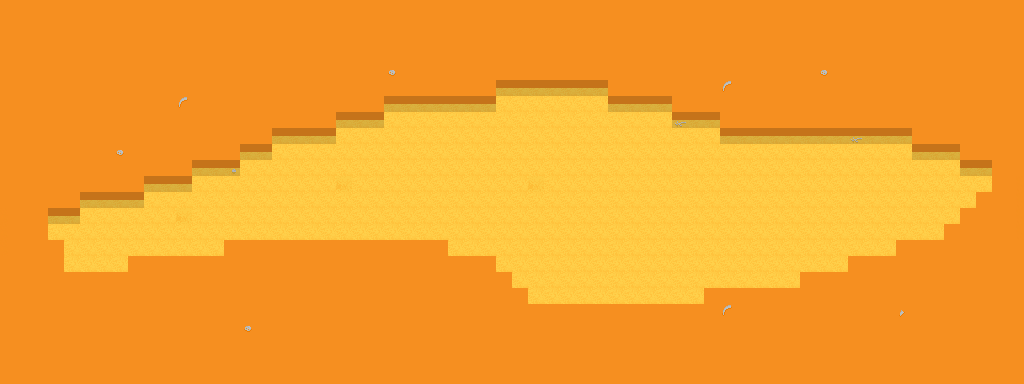

This game map was drawn from its Tiled (.tmx) file and the tilesets committed beside it. A one-line description and the trimmed map source follow:
An orthogonal 64x24 tile map with 16x16 px tiles, 5 tile layers (ground, walls, decors, doors, ...) and 6 objects.

<map version="1.0" tiledversion="1.1.6" orientation="orthogonal" renderorder="right-down" width="64" height="24" tilewidth="16" tileheight="16" infinite="0" backgroundcolor="#f68f20" nextobjectid="7">
 <properties>
  <property name="entities_render_layer" type="int" value="5" />
 </properties>
 <tileset firstgid="1" source="desert.tsx" />
 <layer name="ground" width="64" height="24">
  <properties>
   <property name="render_layer" type="int" value="0" />
  </properties>
  <data>[1536 cells, 1536 non-empty, 2 distinct tile ids]</data>
 </layer>
 <layer name="walls" width="64" height="24">
  <properties>
   <property name="render_layer" type="int" value="1" />
  </properties>
  <data>[1536 cells, 1074 non-empty, 2 distinct tile ids]</data>
 </layer>
 <layer name="decors" width="64" height="24">
  <properties>
   <property name="render_layer" type="int" value="2" />
  </properties>
  <data>[1536 cells, 11 non-empty, 5 distinct tile ids]</data>
 </layer>
 <layer name="doors" width="64" height="24">
  <properties>
   <property name="render_layer" type="int" value="3" />
  </properties>
  <data>[1536 cells, 24 non-empty, 1 distinct tile ids]</data>
 </layer>
 <layer name="fog" width="64" height="24">
  <properties>
   <property name="render_layer" type="int" value="4" />
  </properties>
  <data>[1536 cells, 7 non-empty, 2 distinct tile ids]</data>
 </layer>
 <objectgroup name="doors">
  <properties>
   <property name="layer" type="int" value="4" />
   <property name="type" value="doors" />
  </properties>
  <object id="1" x="944" y="176" width="80" height="64">
   <properties>
    <property name="way" value="right" />
   </properties>
  </object>
  <object id="2" x="2.93906e-15" y="208" width="64" height="48">
   <properties>
    <property name="way" value="left" />
   </properties>
  </object>
 </objectgroup>
 <objectgroup name="ents">
  <properties>
   <property name="type" value="entities" />
  </properties>
  <object id="5" x="626" y="259">
   <properties>
    <property name="type_id" value="skeleton" />
   </properties>
   <point />
  </object>
  <object id="6" x="548" y="181">
   <properties>
    <property name="type_id" value="skeleton" />
   </properties>
   <point />
  </object>
 </objectgroup>
 <objectgroup name="trigs">
  <properties>
   <property name="type" value="triggers" />
  </properties>
  <object id="3" x="1024" y="176" width="16" height="64">
   <properties>
    <property name="code">return function (self, item)
  ROOMS:move( 1, 0, item )
end</property>
   </properties>
  </object>
  <object id="4" x="-16" y="208" width="16" height="48">
   <properties>
    <property name="code">return function (self, item)
  ROOMS:move( -1, 0, item )
end</property>
   </properties>
  </object>
 </objectgroup>
</map>
